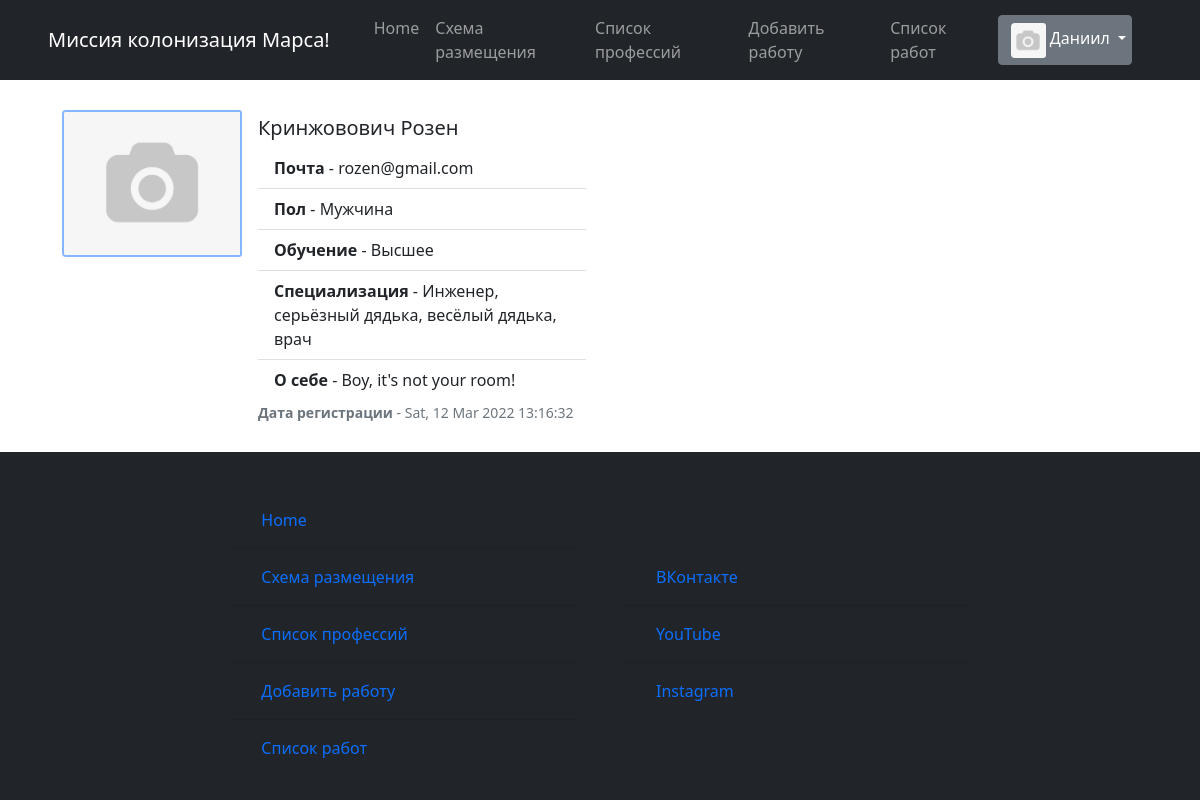
/profile/rozen@gmail.com (signed in), run on an earlier commit of the app's database.
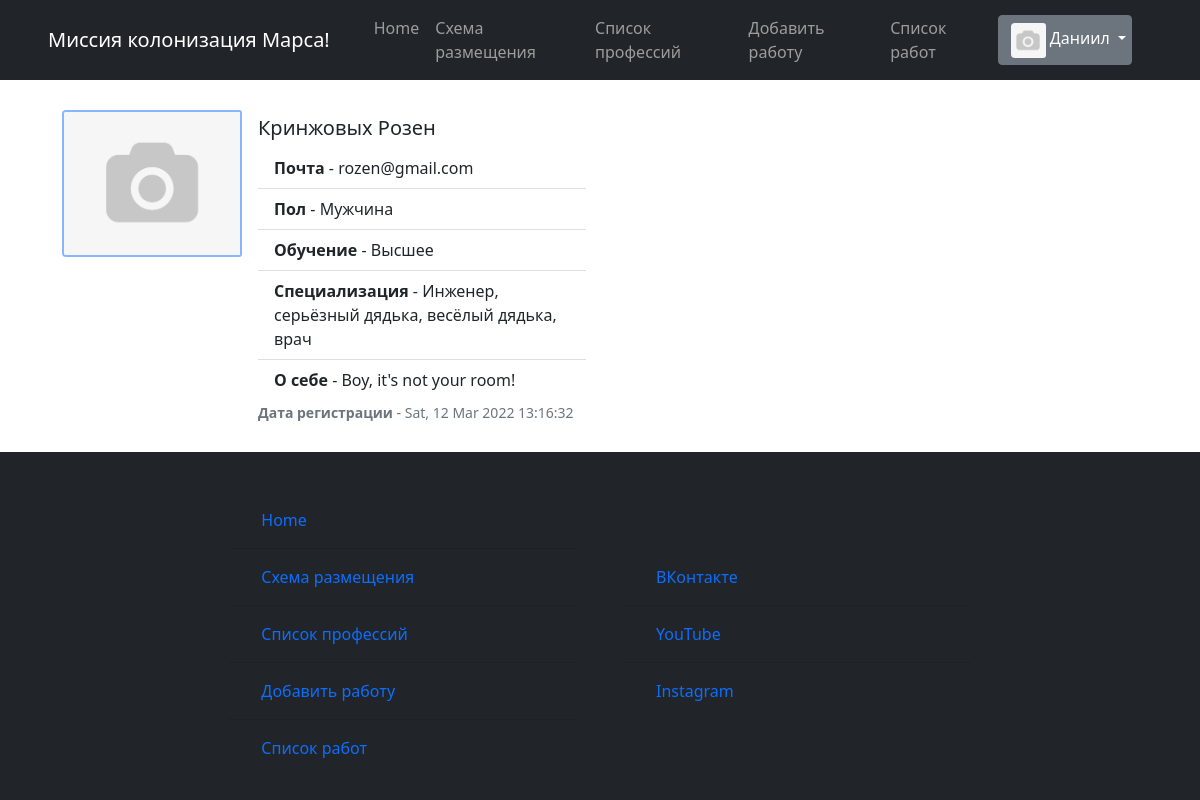
And on a later commit of the database.
### static/data/users.py (models this page shows, shortened)
class User(SqlAlchemyBase, UserMixin):
    __tablename__ = 'users'
    id = sqlalchemy.Column(sqlalchemy.Integer,
                           primary_key=True, autoincrement=True)
    surname = sqlalchemy.Column(sqlalchemy.String, nullable=True)
    name = sqlalchemy.Column(sqlalchemy.String, nullable=True)
    sex = sqlalchemy.Column(sqlalchemy.String, nullable=True)
    email = sqlalchemy.Column(sqlalchemy.String,
                              index=True, unique=True, nullable=True)
    hashed_password = sqlalchemy.Column(sqlalchemy.String, nullable=True)
    studying = sqlalchemy.Column(sqlalchemy.String, nullable=True)
    professions = sqlalchemy.Column(sqlalchemy.String, nullable=True)
    about = sqlalchemy.Column(sqlalchemy.String, nullable=True)
    created_date = sqlalchemy.Column(sqlalchemy.String, nullable=True)
    image_link = sqlalchemy.Column(sqlalchemy.String, nullable=True)
    disk_path = sqlalchemy.Column(sqlalchemy.String, nullable=True)

### runner.py (the view)
@app.route('/profile/<email>', methods=['POST', 'GET'])
def answer(email):
    db_sess = db_session.create_session()
    user = db_sess.query(User).filter(User.email == email).first()
    return render_template('html/profile.html',
                           title=f'{user.name} - DanoNET',
                           image=image,
                           params=user,
                           menu_bar_title='Миссия колонизация Марса!', )

### runner.py (called while the page is built)
@login_manager.user_loader
def load_user(user_id):
    db_sess = db_session.create_session()
    return db_sess.query(User).get(user_id)

### static/data/db_session.py (called while the page is built)
def create_session() -> Session:
    global __factory
    return __factory()

### templates/html/profile.html
{% extends "html/base.html" %}
{% block content %}
    <div class="card mb-3 profile-card" style="max-width: 540px;">
        <div class="row g-0">
            <div class="col-md-4">
                {% if image %}
                    <img src="{{ url_for('static', filename=image) }}" class="img-fluid rounded-start profile-card-img"
                         alt="Упс... Что-то пошло не так!">
                {% else %}
                    <img src="{{ url_for('static', filename='/images/avatars/no_avatar.png') }}"
                         class="img-fluid rounded-start profile-card-img" alt="Упс... Что-то пошло не так!">
                {% endif %}
            </div>
        <div class="col-md-8 profile-card-info">
            <div class="card-body">
                <h5 class="card-title">{{ params.surname }} {{ params.name }}</h5>
                <div class="card-text">
                    <ul class="list-group list-group-flush">
                        <li class="list-group-item"><b>Почта</b> - {{ params.email }}</li>
                        <li class="list-group-item"><b>Пол</b> - {{ params.sex }}</li>
                        <li class="list-group-item"><b>Обучение</b> - {{ params.studying }}</li>
                        <li class="list-group-item"><b>Специализация</b> - {{ params.professions.lower().capitalize() }}</li>
                        <li class="list-group-item"><b>О себе</b> - {{ params.about }}</li>
                    </ul>
                </div>
                <p class="card-text"><small class="text-muted"><b>Дата регистрации</b> - {{ params.created_date }}</small></p>
            </div>
        </div>
        </div>
    </div>
{% endblock %}

What changed in the data, as far as the page shows it:
changed User "Розен": surname "Кринжовович" → "Кринжовых"
